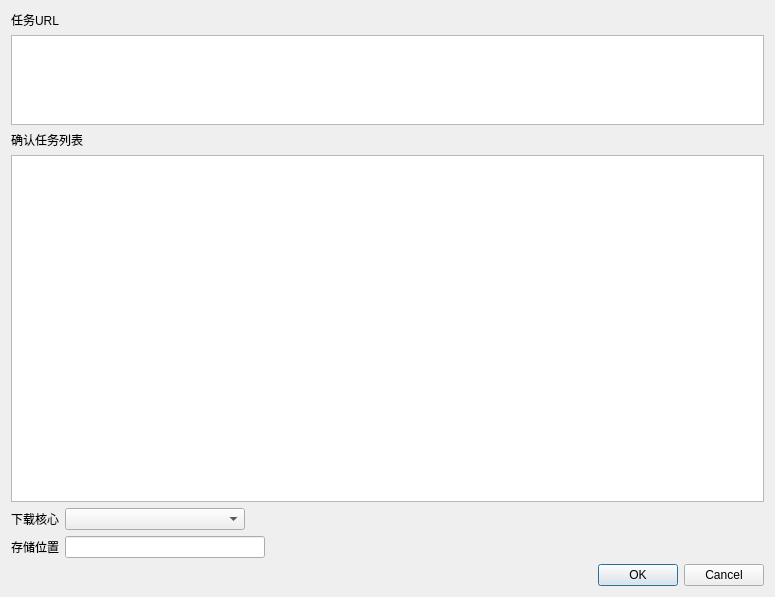
<?xml version="1.0" encoding="UTF-8"?>
<ui version="4.0">
 <class>Dialog</class>
 <widget class="QDialog" name="Dialog">
  <property name="geometry">
   <rect>
    <x>0</x>
    <y>0</y>
    <width>775</width>
    <height>597</height>
   </rect>
  </property>
  <property name="windowTitle">
   <string>任务属性</string>
  </property>
  <property name="locale">
   <locale language="Chinese" country="China"/>
  </property>
  <layout class="QFormLayout" name="formLayout">
   <item row="0" column="0">
    <widget class="QLabel" name="label_2">
     <property name="sizePolicy">
      <sizepolicy hsizetype="Preferred" vsizetype="Preferred">
       <horstretch>0</horstretch>
       <verstretch>0</verstretch>
      </sizepolicy>
     </property>
     <property name="text">
      <string>任务URL</string>
     </property>
    </widget>
   </item>
   <item row="1" column="0" colspan="2">
    <widget class="QPlainTextEdit" name="plainTextEdit">
     <property name="sizePolicy">
      <sizepolicy hsizetype="Expanding" vsizetype="Expanding">
       <horstretch>0</horstretch>
       <verstretch>1</verstretch>
      </sizepolicy>
     </property>
     <property name="maximumSize">
      <size>
       <width>16777215</width>
       <height>90</height>
      </size>
     </property>
    </widget>
   </item>
   <item row="2" column="0">
    <widget class="QLabel" name="label">
     <property name="text">
      <string>确认任务列表</string>
     </property>
    </widget>
   </item>
   <item row="3" column="0" colspan="2">
    <widget class="QTreeView" name="treeSubTask">
     <property name="sizePolicy">
      <sizepolicy hsizetype="Expanding" vsizetype="Expanding">
       <horstretch>0</horstretch>
       <verstretch>3</verstretch>
      </sizepolicy>
     </property>
    </widget>
   </item>
   <item row="4" column="0">
    <layout class="QHBoxLayout" name="horizontalLayout">
     <item>
      <widget class="QLabel" name="label_3">
       <property name="text">
        <string>下载核心</string>
       </property>
      </widget>
     </item>
     <item>
      <widget class="QComboBox" name="comboAdapter">
       <property name="minimumSize">
        <size>
         <width>180</width>
         <height>0</height>
        </size>
       </property>
      </widget>
     </item>
     <item>
      <spacer name="horizontalSpacer">
       <property name="orientation">
        <enum>Qt::Horizontal</enum>
       </property>
       <property name="sizeHint" stdset="0">
        <size>
         <width>40</width>
         <height>20</height>
        </size>
       </property>
      </spacer>
     </item>
    </layout>
   </item>
   <item row="5" column="0">
    <layout class="QHBoxLayout" name="horizontalLayout_2">
     <item>
      <widget class="QLabel" name="label_4">
       <property name="text">
        <string>存储位置</string>
       </property>
       <property name="buddy">
        <cstring>lineEdit_3</cstring>
       </property>
      </widget>
     </item>
     <item>
      <widget class="QLineEdit" name="lineEdit_3">
       <property name="minimumSize">
        <size>
         <width>200</width>
         <height>0</height>
        </size>
       </property>
      </widget>
     </item>
     <item>
      <spacer name="horizontalSpacer_2">
       <property name="orientation">
        <enum>Qt::Horizontal</enum>
       </property>
       <property name="sizeHint" stdset="0">
        <size>
         <width>288</width>
         <height>20</height>
        </size>
       </property>
      </spacer>
     </item>
    </layout>
   </item>
   <item row="6" column="0" colspan="2">
    <widget class="QDialogButtonBox" name="buttonBox">
     <property name="sizePolicy">
      <sizepolicy hsizetype="Expanding" vsizetype="Preferred">
       <horstretch>0</horstretch>
       <verstretch>0</verstretch>
      </sizepolicy>
     </property>
     <property name="orientation">
      <enum>Qt::Horizontal</enum>
     </property>
     <property name="standardButtons">
      <set>QDialogButtonBox::Cancel|QDialogButtonBox::Ok</set>
     </property>
    </widget>
   </item>
  </layout>
  <zorder>label</zorder>
  <zorder>buttonBox</zorder>
  <zorder>label_2</zorder>
  <zorder>treeSubTask</zorder>
  <zorder>plainTextEdit</zorder>
 </widget>
 <resources/>
 <connections>
  <connection>
   <sender>buttonBox</sender>
   <signal>rejected()</signal>
   <receiver>Dialog</receiver>
   <slot>reject()</slot>
   <hints>
    <hint type="sourcelabel">
     <x>615</x>
     <y>542</y>
    </hint>
    <hint type="destinationlabel">
     <x>286</x>
     <y>274</y>
    </hint>
   </hints>
  </connection>
  <connection>
   <sender>buttonBox</sender>
   <signal>accepted()</signal>
   <receiver>Dialog</receiver>
   <slot>accept()</slot>
   <hints>
    <hint type="sourcelabel">
     <x>615</x>
     <y>542</y>
    </hint>
    <hint type="destinationlabel">
     <x>157</x>
     <y>274</y>
    </hint>
   </hints>
  </connection>
 </connections>
</ui>
